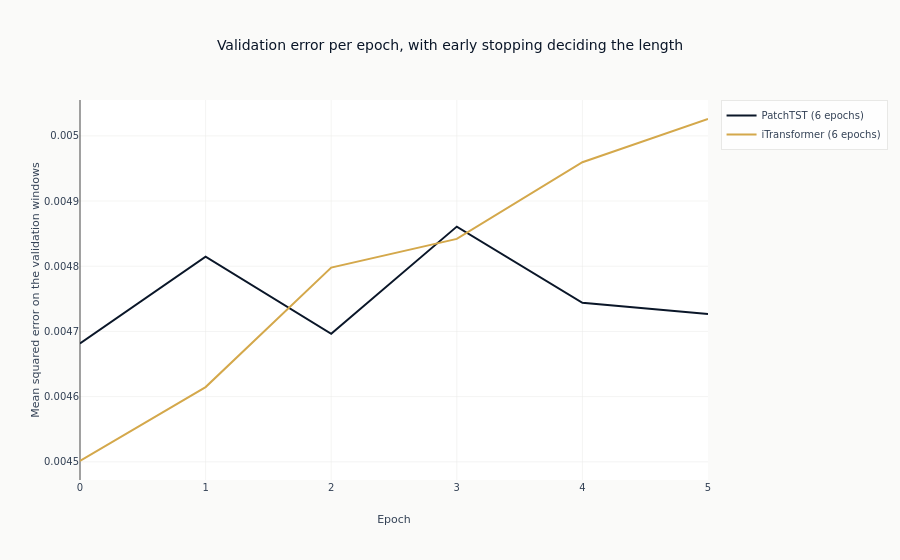

Here is the notebook cell this chart was saved with:
### Markdown cell above
### Training Convergence

Comparing validation loss curves reveals how quickly each architecture learns
from the same data. PatchTST's reduced sequence length (patches vs full lookback)
can affect convergence speed.

### Code cell
fig = go.Figure()
for name, hist in [("PatchTST", hist_patch), ("iTransformer", hist_itrans)]:
    fig.add_trace(
        go.Scatter(
            y=hist["val_loss"], mode="lines", name=f"{name} ({len(hist['val_loss'])} epochs)"
        )
    )

fig.update_layout(
    title="Validation error per epoch, with early stopping deciding the length",
    xaxis_title="Epoch",
    yaxis_title="Mean squared error on the validation windows",
)
show_plotly_with_alt(
    fig,
    "Two lines, one per architecture, plotting validation mean squared error against "
    "training epoch. Each line ends where early stopping halted that architecture, so "
    "the lines are of different lengths and the legend names each one's epoch count.",
)

### Figure 1 — Plotly figure (JSON) as saved in the notebook; plotly's stock layout.template omitted (floating-point values rounded to 4 significant figures)
{"data": [{"mode": "lines", "name": "PatchTST (6 epochs)", "type": "scatter", "y": [0.004681, 0.004815, 0.004696, 0.004861, 0.004744, 0.004727]}, {"mode": "lines", "name": "iTransformer (6 epochs)", "type": "scatter", "y": [0.004501, 0.004615, 0.004798, 0.004842, 0.004959, 0.005026]}], "layout": {"title": {"text": "Validation error per epoch, with early stopping deciding the length"}, "xaxis": {"title": {"text": "Epoch"}}, "yaxis": {"title": {"text": "Mean squared error on the validation windows"}}}}
